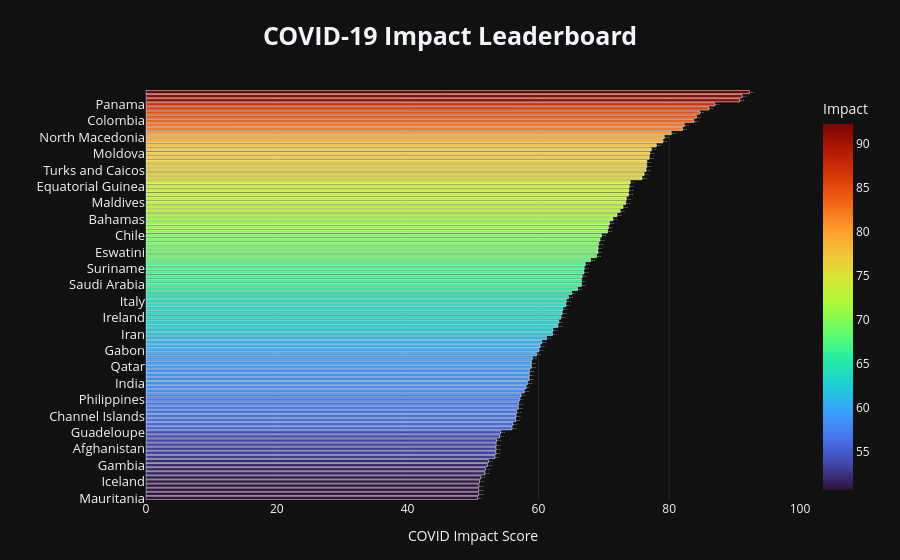

Notebook source saved alongside this figure:
### Code cell
# TOP 10 COUNTRIES BY COVID IMPACT SCORE

top_impact = (
    covid_clean
    .dropna(subset=["COVID_Impact_Score"])
    .sort_values("COVID_Impact_Score", ascending=False)
    .head(100)
    .sort_values("COVID_Impact_Score")
)

fig = px.bar(
    top_impact,
    x="COVID_Impact_Score",
    y="Country",
    orientation="h",
    color="COVID_Impact_Score",
    color_continuous_scale="Turbo",
    text="COVID_Impact_Score",
    hover_data={
        "COVID_Impact_Score": ":.2f",
        "Case_Burden_Score": ":.2f",
        "Death_Burden_Score": ":.2f",
        "Active_Burden_Score": ":.2f",
        "Impact_Category": True
    },
    title="<b>COVID-19 Impact Leaderboard</b>",
    labels={
        "COVID_Impact_Score": "Impact Score",
        "Country": "Country"
    },
    height=560
)

fig.update_traces(
    texttemplate="%{text:.1f}",
    textposition="outside",
    marker_line_width=1,
    marker_line_color="rgba(255,255,255,0.5)",
    hovertemplate=(
        "<b>%{y}</b><br>"
        "Impact Score: %{x:.2f}<br>"
        "Category: %{customdata[4]}<br>"
        "Case Burden: %{customdata[0]:.2f}<br>"
        "Death Burden: %{customdata[1]:.2f}<br>"
        "Active Burden: %{customdata[2]:.2f}"
        "<extra></extra>"
    )
)

fig.update_layout(
    template="plotly_dark",
    title=dict(
        x=0.5,
        font=dict(size=25)
    ),
    xaxis=dict(
        title="COVID Impact Score",
        range=[0, 100],
        showgrid=True,
        gridcolor="rgba(255,255,255,0.10)"
    ),
    yaxis=dict(
        title="",
        tickfont=dict(size=13)
    ),
    coloraxis_colorbar=dict(
        title="Impact"
    ),
    margin=dict(l=120, r=100, t=90, b=60)
)

fig.show()

### Figure 1 — Plotly figure (JSON) as saved in the notebook; plotly's stock layout.template omitted (floating-point values rounded to 4 significant figures; data arrays with more than 128 entries replaced by an {"elided": "..."} marker saying what was removed)
{"data": [{"customdata": {"elided": "100x4 mixed values"}, "hovertemplate": "<b>%{y}</b><br>Impact Score: %{x:.2f}<br>Category: %{customdata[4]}<br>Case Burden: %{customdata[0]:.2f}<br>Death Burden: %{customdata[1]:.2f}<br>Active Burden: %{customdata[2]:.2f}<extra></extra>", "legendgroup": "", "marker": {"color": [50.72, 50.86, 50.87, 50.88, 50.99, 51.18, 51.81, 51.89, 52.19, 52.36, 53.33, 53.48, 53.51, 53.53, 53.61, 54.06, 54.22, 55.93, 56.08, 56.51, 56.57, 56.65, 56.93, 56.95, 57.14, 57.35, 57.83, 58.1, 58.32, 58.58, 58.6, 58.65, 58.91, 58.92, 59.05, 59.7, 60.05, 60.26, 60.5, 61.23, 62.14, 62.22, 62.97, 63.11, 63.42, 63.62, 63.72, 64.18, 64.25, 64.59, 65.08, 65.98, 66.57, 66.58, 66.68, 66.95, 67.0, 67.16, 67.97, 68.87, 69.1, 69.13, 69.21, 69.42, 69.64, 70.57, 70.71, 70.88, 71.4, 72.02, 72.51, 72.94, 73.35, 73.44, 73.77, 73.81, 73.89, 74.03, 75.84, 76.16, 76.46, 76.56, 76.58, 76.94, 77.02, 77.26, 78.03, 79.03, 79.25, 80.31, 82.02, 82.29, 83.75, 84.15, 84.68, 86.06, 86.95, 90.77, 91.15, 92.25], "coloraxis": "coloraxis", "line": {"color": "rgba(255,255,255,0.5)", "width": 1}, "pattern": {"shape": ""}}, "name": "", "orientation": "h", "showlegend": false, "text": [50.72, 50.86, 50.87, 50.88, 50.99, 51.18, 51.81, 51.89, 52.19, 52.36, 53.33, 53.48, 53.51, 53.53, 53.61, 54.06, 54.22, 55.93, 56.08, 56.51, 56.57, 56.65, 56.93, 56.95, 57.14, 57.35, 57.83, 58.1, 58.32, 58.58, 58.6, 58.65, 58.91, 58.92, 59.05, 59.7, 60.05, 60.26, 60.5, 61.23, 62.14, 62.22, 62.97, 63.11, 63.42, 63.62, 63.72, 64.18, 64.25, 64.59, 65.08, 65.98, 66.57, 66.58, 66.68, 66.95, 67.0, 67.16, 67.97, 68.87, 69.1, 69.13, 69.21, 69.42, 69.64, 70.57, 70.71, 70.88, 71.4, 72.02, 72.51, 72.94, 73.35, 73.44, 73.77, 73.81, 73.89, 74.03, 75.84, 76.16, 76.46, 76.56, 76.58, 76.94, 77.02, 77.26, 78.03, 79.03, 79.25, 80.31, 82.02, 82.29, 83.75, 84.15, 84.68, 86.06, 86.95, 90.77, 91.15, 92.25], "textposition": "outside", "texttemplate": "%{text:.1f}", "type": "bar", "x": [50.72, 50.86, 50.87, 50.88, 50.99, 51.18, 51.81, 51.89, 52.19, 52.36, 53.33, 53.48, 53.51, 53.53, 53.61, 54.06, 54.22, 55.93, 56.08, 56.51, 56.57, 56.65, 56.93, 56.95, 57.14, 57.35, 57.83, 58.1, 58.32, 58.58, 58.6, 58.65, 58.91, 58.92, 59.05, 59.7, 60.05, 60.26, 60.5, 61.23, 62.14, 62.22, 62.97, 63.11, 63.42, 63.62, 63.72, 64.18, 64.25, 64.59, 65.08, 65.98, 66.57, 66.58, 66.68, 66.95, 67.0, 67.16, 67.97, 68.87, 69.1, 69.13, 69.21, 69.42, 69.64, 70.57, 70.71, 70.88, 71.4, 72.02, 72.51, 72.94, 73.35, 73.44, 73.77, 73.81, 73.89, 74.03, 75.84, 76.16, 76.46, 76.56, 76.58, 76.94, 77.02, 77.26, 78.03, 79.03, 79.25, 80.31, 82.02, 82.29, 83.75, 84.15, 84.68, 86.06, 86.95, 90.77, 91.15, 92.25], "xaxis": "x", "y": ["Mauritania", "Venezuela", "Bermuda", "Cyprus", "Iceland", "Algeria", "Australia", "Austria", "Gambia", "Germany", "Congo", "Denmark", "Afghanistan", "Djibouti", "Azerbaijan", "Lesotho", "Guadeloupe", "Poland", "Isle of Man", "Malta", "Channel Islands", "UAE", "Saint Martin", "Sao Tome and Principe", "Philippines", "Namibia", "Lebanon", "Guinea-Bissau", "India", "Belarus", "Bangladesh", "Canada", "Qatar", "Czechia", "Greece", "CAR", "Gabon", "Guyana", "Libya", "Monaco", "Iran", "Egypt", "Switzerland", "Martinique", "Ireland", "Montserrat", "Palestine", "Ukraine", "Italy", "Guatemala", "Bahrain", "Cabo Verde", "Saudi Arabia", "Bulgaria", "Aruba", "Mayotte", "Suriname", "San Marino", "Kazakhstan", "Oman", "Eswatini", "Iraq", "Albania", "Kuwait", "Chile", "Russia", "French Guiana", "Ecuador", "Bahamas", "Andorra", "Kyrgyzstan", "Portugal", "Maldives", "Mexico", "Serbia", "El Salvador", "Equatorial Guinea", "Luxembourg", "Romania", "Israel", "Turks and Caicos", "Montenegro", "Costa Rica", "Armenia", "Moldova", "South Africa", "Bosnia and Herzegovina", "France", "North Macedonia", "Argentina", "Dominican Republic", "Brazil", "Colombia", "Sint Maarten", "Peru", "Honduras", "Panama", "USA", "Bolivia", "Belgium"], "yaxis": "y"}], "layout": {"barmode": "relative", "coloraxis": {"autocolorscale": false, "colorbar": {"title": {"text": "Impact"}}, "colorscale": [[0, "#30123b"], [0.07143, "#4145ab"], [0.1429, "#4675ed"], [0.2143, "#39a2fc"], [0.2857, "#1bcfd4"], [0.3571, "#24eca6"], [0.4286, "#61fc6c"], [0.5, "#a4fc3b"], [0.5714, "#d1e834"], [0.6429, "#f3c63a"], [0.7143, "#fe9b2d"], [0.7857, "#f36315"], [0.8571, "#d93806"], [0.9286, "#b11901"], [1, "#7a0402"]]}, "height": 560, "legend": {"tracegroupgap": 0}, "margin": {"b": 60, "l": 120, "r": 100, "t": 90}, "title": {"font": {"size": 25}, "text": "<b>COVID-19 Impact Leaderboard</b>", "x": 0.5}, "xaxis": {"anchor": "y", "domain": [0, 1], "gridcolor": "rgba(255,255,255,0.10)", "range": [0, 100], "showgrid": true, "title": {"text": "COVID Impact Score"}}, "yaxis": {"anchor": "x", "domain": [0, 1], "tickfont": {"size": 13}, "title": {"text": ""}}}}
